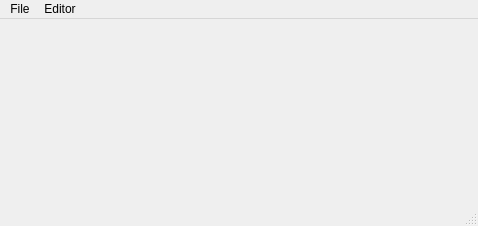
<?xml version="1.0" encoding="UTF-8"?>
<ui version="4.0">
 <class>MainWindow</class>
 <widget class="QMainWindow" name="MainWindow">
  <property name="geometry">
   <rect>
    <x>0</x>
    <y>0</y>
    <width>478</width>
    <height>226</height>
   </rect>
  </property>
  <property name="windowTitle">
   <string>MainWindow</string>
  </property>
  <widget class="QWidget" name="centralwidget"/>
  <widget class="QMenuBar" name="menubar">
   <property name="geometry">
    <rect>
     <x>0</x>
     <y>0</y>
     <width>478</width>
     <height>21</height>
    </rect>
   </property>
   <widget class="QMenu" name="menuFile">
    <property name="title">
     <string>File</string>
    </property>
    <addaction name="actionOpenFile"/>
    <addaction name="actionSaveFile"/>
    <addaction name="actionQuit"/>
   </widget>
   <widget class="QMenu" name="menuEditor">
    <property name="title">
     <string>Editor</string>
    </property>
    <addaction name="actionOpenEditor"/>
   </widget>
   <addaction name="menuFile"/>
   <addaction name="menuEditor"/>
  </widget>
  <widget class="QStatusBar" name="statusbar"/>
  <action name="actionOpenFile">
   <property name="text">
    <string>Open File</string>
   </property>
   <property name="statusTip">
    <string>Open File</string>
   </property>
   <property name="shortcut">
    <string>Ctrl+O</string>
   </property>
  </action>
  <action name="actionSaveFile">
   <property name="text">
    <string>Save File</string>
   </property>
   <property name="statusTip">
    <string>Save File</string>
   </property>
   <property name="shortcut">
    <string>Ctrl+S</string>
   </property>
  </action>
  <action name="actionQuit">
   <property name="text">
    <string>Quit</string>
   </property>
   <property name="statusTip">
    <string>Close Application</string>
   </property>
   <property name="shortcut">
    <string>Ctrl+Q</string>
   </property>
  </action>
  <action name="actionOpenEditor">
   <property name="text">
    <string>Open Editor</string>
   </property>
   <property name="statusTip">
    <string>Open Editor</string>
   </property>
   <property name="shortcut">
    <string>Ctrl+E</string>
   </property>
  </action>
 </widget>
 <resources/>
 <connections/>
</ui>
